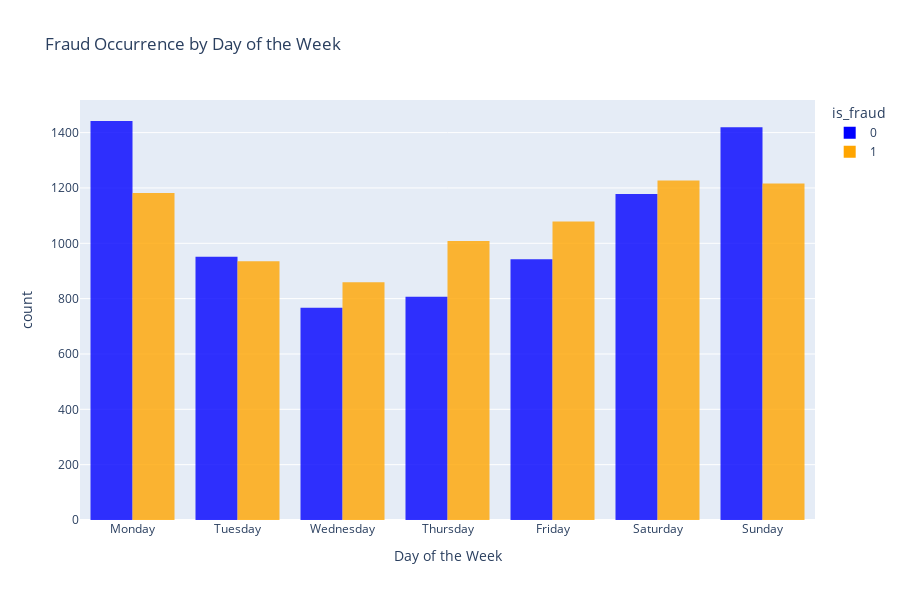

The code cell stored with this chart in its notebook:
### Markdown cell above
## Fraud Occurrence by Day of the Week

### Code cell
df['transaction_date'] = pd.to_datetime(df['trans_date_trans_time'])

df['day_of_week'] = df['transaction_date'].dt.dayofweek

day_names = {0: 'Monday', 1: 'Tuesday', 2: 'Wednesday', 3: 'Thursday',
             4: 'Friday', 5: 'Saturday', 6: 'Sunday'}
df['day_of_week'] = df['day_of_week'].map(day_names)

fig_day = px.histogram(df, x='day_of_week', color='is_fraud',
                       category_orders={'day_of_week': ['Monday', 'Tuesday', 'Wednesday', 'Thursday', 'Friday', 'Saturday', 'Sunday']},
                       title='Fraud Occurrence by Day of the Week',
                       labels={'day_of_week': 'Day of the Week', 'count': 'Number of Transactions'},
                       barmode='group',
                       opacity=0.8,
                       height=600,
                       color_discrete_map={0: 'blue', 1: 'orange'})
                    
fig_day.show()

### Figure 1 — Plotly figure (JSON) as saved in the notebook; plotly's stock layout.template omitted (floating-point values rounded to 4 significant figures; data arrays with more than 128 entries replaced by an {"elided": "..."} marker saying what was removed)
{"data": [{"alignmentgroup": "True", "bingroup": "x", "hovertemplate": "is_fraud=0<br>Day of the Week=%{x}<br>count=%{y}<extra></extra>", "legendgroup": "0", "marker": {"color": "blue", "opacity": 0.8, "pattern": {"shape": ""}}, "name": "0", "offsetgroup": "0", "orientation": "v", "showlegend": true, "type": "histogram", "x": {"elided": "7506 str values"}, "xaxis": "x", "yaxis": "y"}, {"alignmentgroup": "True", "bingroup": "x", "hovertemplate": "is_fraud=1<br>Day of the Week=%{x}<br>count=%{y}<extra></extra>", "legendgroup": "1", "marker": {"color": "orange", "opacity": 0.8, "pattern": {"shape": ""}}, "name": "1", "offsetgroup": "1", "orientation": "v", "showlegend": true, "type": "histogram", "x": {"elided": "7506 str values"}, "xaxis": "x", "yaxis": "y"}], "layout": {"barmode": "group", "height": 600, "legend": {"title": {"text": "is_fraud"}, "tracegroupgap": 0}, "title": {"text": "Fraud Occurrence by Day of the Week"}, "xaxis": {"anchor": "y", "categoryarray": ["Monday", "Tuesday", "Wednesday", "Thursday", "Friday", "Saturday", "Sunday"], "categoryorder": "array", "domain": [0, 1], "title": {"text": "Day of the Week"}}, "yaxis": {"anchor": "x", "domain": [0, 1], "title": {"text": "count"}}}}
